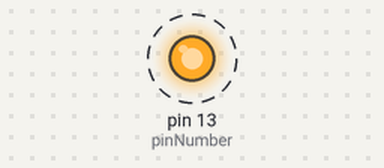
A sketch run on a simulated Arduino Uno, built with avr-gcc and run on an emulated ATmega328P. Parts: output pins drawn as LEDs (lit = HIGH). Dashed ring = blinking. What the sketch prints to the serial monitor is not drawn.

Above: at 0.2 s.
Timing chart, 0 to 3.0 s (numbered marks = the images above):
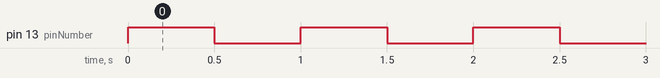

Measured:
- by itself, pin 13 (pinNumber): alternates HIGH for 0.50 s and LOW for 0.50 s

The sketch:

toggle_pin_output.ino
```cpp
#include <Arduino.h>

int pinNumber = 13;

void setup() {
  // int frequency = 500;
    pinMode(pinNumber, OUTPUT); // Set the pin as output
    Serial.begin(9600); // Set the baud rate to 9600
}

void loop() {
    digitalWrite(pinNumber, HIGH); // Set the pin output to HIGH (1)
    Serial.println("Voltage: HIGH"); // Print the voltage level
    delay(500); // Wait for 500 milliseconds (0.5 seconds)
    digitalWrite(pinNumber, LOW); // Set the pin output to LOW (0)
    Serial.println("Voltage: LOW"); // Print the voltage level
    delay(500); // Wait for another 500 milliseconds (0.5 seconds)
}
```
